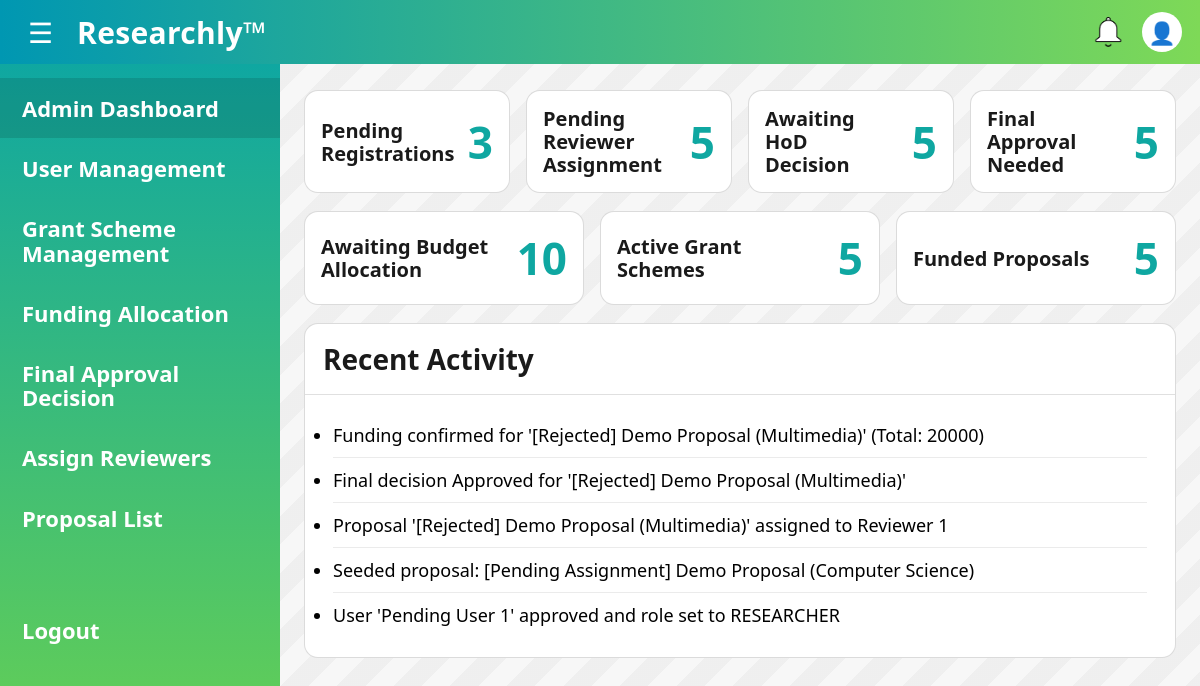
The app's page /admin/dashboard (signed in) with its own data.
### main.py (models this page shows)
class ActivityLog(db.Model):
    __tablename__ = "activity_log"
    activity_id = db.Column(db.String, primary_key=True)
    created_at = db.Column(db.DateTime, nullable=False, default=datetime.utcnow)
    actor_user_id = db.Column(db.String, nullable=True)
    proposal_id = db.Column(db.String, nullable=True)
    action = db.Column(db.String, nullable=False)
    message = db.Column(db.String, nullable=False)

### main.py (the view)
@app.route("/admin/dashboard")
@login_required
@admin_required
def admin_dashboard():
    pending_registrations = UserProfile.query.filter_by(account_status="PENDING").count()
    active_users = UserProfile.query.filter_by(account_status="ACTIVE").count()
    deactivated_users = UserProfile.query.filter_by(account_status="DEACTIVATED").count()
    proposals = Proposal.query.all()
    pending_reviewer_assignment = 0
    awaiting_hod_decision = 0
    final_approval_needed = 0
    awaiting_budget_allocation = 0
    funded_proposals = 0
    for p in proposals:
        st = compute_proposal_display_status(p)
        if st == "Pending Assignment":
            pending_reviewer_assignment += 1
        elif st == "Pending Endorsement":
            awaiting_hod_decision += 1
        elif st == "Pending Approval":
            final_approval_needed += 1
        elif st == "Funded":
            funded_proposals += 1
    pending_funding_q = (
        db.session.query(Proposal.proposal_id)
        .join(FinalDecision, FinalDecision.proposal_id == Proposal.proposal_id)
        .filter(db.func.upper(FinalDecision.decision) == "APPROVED")
        .join(GrantScheme, GrantScheme.scheme_id == Proposal.scheme_id)
        .outerjoin(Project, Project.proposal_id == Proposal.proposal_id)
        .outerjoin(FundingAllocation, FundingAllocation.project_id == Project.project_id)
        .filter(
            or_(
                FundingAllocation.allocation_id.is_(None),
                db.func.upper(FundingAllocation.allocation_status) != "CONFIRMED"
            )
        )
        .filter(db.func.upper(db.func.coalesce(Proposal.proposal_status, "")) != "FUNDED")
    )
    awaiting_budget_allocation = pending_funding_q.count()
    active_grant_schemes = GrantScheme.query.filter_by(scheme_status="OPEN").count()
    recent_activity_rows = (
        ActivityLog.query
        .order_by(ActivityLog.created_at.desc())
        .limit(5)
        .all()
    )
    recent_activity = [a.message for a in recent_activity_rows]
    return render_template(
        "admin_dashboard.html",
        prof=get_profile(current_user.id),
        pending_registrations=pending_registrations,
        pending_reviewer_assignment=pending_reviewer_assignment,
        awaiting_hod_decision=awaiting_hod_decision,
        final_approval_needed=final_approval_needed,
        awaiting_budget_allocation=awaiting_budget_allocation,
        active_grant_schemes=active_grant_schemes,
        funded_proposals=funded_proposals,
        recent_activity=recent_activity,
        pending_count=pending_registrations,
        active_count=active_users,
        deactivated_count=deactivated_users,
    )

### main.py (called while the page is built)
@login_manager.user_loader
def load_user(user_id):
    return User.query.get(user_id)

def get_profile(user_id: str):
    return UserProfile.query.filter_by(user_id=user_id).first()

def is_admin_user(user: User) -> bool:
    prof = get_profile(user.id)
    return bool(prof and prof.account_status == "ACTIVE" and prof.role == "ADMIN")

def admin_required(fn):
    @wraps(fn)
    def wrapper(*args, **kwargs):
        if not current_user.is_authenticated:
            return login_manager.unauthorized()
        if not is_admin_user(current_user):
            abort(403)
        return fn(*args, **kwargs)
    return wrapper

@app.context_processor
def inject_profile():
    if current_user.is_authenticated:
        return {"prof": get_profile(current_user.id)}
    return {"prof": None}

### templates/admin_dashboard.html (shortened to what this page needs)
<!DOCTYPE html>
<html lang="en">
<head>
  <link rel="stylesheet" href="{{ url_for('static', filename='css/admin_dashboard.css') }}">
  <link rel="stylesheet" href="{{ url_for('static', filename='css/colors.css') }}">
</head>
<body>
  <header class="topbar">
    <div class="left">
      <button class="hamburger" type="button" aria-label="Menu" id="hamburger">&#9776;</button>
      <div class="brand">Researchly™</div>
    </div>
    <div class="icons">
      <span class="icon bell" title="Notifications"></span>
      <a href="{{ url_for('view_profile') }}" class="icon user" title="Profile">
        {% if prof and prof.profile_picture %}
          <img class="top-avatar"
               src="{{ url_for('static', filename='uploads/' ~ prof.profile_picture) }}"
               alt="Profile">
        {% else %}
          <span class="fallback-user">👤</span>
        {% endif %}
      </a>
    </div>
  </header>
  <main class="layout" id="layout">
    <aside class="sidebar" id="sidebar">
      <a class="side-link active" href="{{ url_for('admin_dashboard') }}">Admin Dashboard</a>
      <a class="side-link" href="{{ url_for('admin_users', status='PENDING') }}">User Management</a>
      <a class="side-link" href="{{ url_for('admin_grants') }}">Grant Scheme<br/>Management</a>
      <a class="side-link" href="{{ url_for('admin_funding_list', dept='ALL') }}">Funding Allocation</a>
      <a class="side-link" href="{{ url_for('admin_final_approval_list', dept='ALL') }}">Final Approval<br/>Decision</a>
      <a class="side-link" href="{{ url_for('admin_assign_reviewers', dept='ALL') }}">Assign Reviewers</a>
      <a class="side-link" href="{{ url_for('admin_proposal_list') }}">Proposal List</a>
      <div class="side-spacer"></div>
      <a class="side-link logout" href="{{ url_for('logout') }}">Logout</a>
    </aside>
    <section class="content">
      <div class="page-wrap">
        <div class="tiles-grid top">
          <a class="tile" href="{{ url_for('admin_users', status='PENDING') }}">
            <div class="tile-title">Pending<br>Registrations</div>
            <div class="tile-num">{{ pending_registrations }}</div>
          </a>
          <a class="tile" href="{{ url_for('admin_assign_reviewers', dept='ALL') }}">
            <div class="tile-title">Pending Reviewer<br>Assignment</div>
            <div class="tile-num">{{ pending_reviewer_assignment }}</div>
          </a>
          <a class="tile" href="#">
            <div class="tile-title">Awaiting HoD<br>Decision</div>
            <div class="tile-num">{{ awaiting_hod_decision }}</div>
          </a>
          <a class="tile" href="{{ url_for('admin_final_approval_list', dept='ALL') }}">
            <div class="tile-title">Final Approval<br>Needed</div>
            <div class="tile-num">{{ final_approval_needed }}</div>
          </a>
        </div>
        <div class="tiles-grid bottom">
          <a class="tile" href="{{ url_for('admin_funding_list', dept='ALL') }}">
            <div class="tile-title">Awaiting Budget<br>Allocation</div>
            <div class="tile-num">{{ awaiting_budget_allocation }}</div>
          </a>
          <a class="tile" href="{{ url_for('admin_grants') }}">
            <div class="tile-title">Active Grant Schemes</div>
            <div class="tile-num">{{ active_grant_schemes }}</div>
          </a>
          <a class="tile" href="{{ url_for('admin_proposal_list', status='Funded') }}">
            <div class="tile-title">Funded Proposals</div>
            <div class="tile-num">{{ funded_proposals }}</div>
          </a>
        </div>
        <div class="activity-card">
          <div class="activity-head">Recent Activity</div>
          <ul class="activity-list">
            {% if recent_activity and recent_activity|length > 0 %}
              {% for item in recent_activity %}
                <li>{{ item }}</li>
              {% endfor %}
            {% else %}
              <li class="muted-li">No recent activity yet.</li>
            {% endif %}
          </ul>
        </div>
      </div>
    </section>
  </main>
</body>
</html>

### static/css/admin_dashboard.css (style rules this page uses)
html, body { height: 100%; }
body { margin: 0; overflow: hidden; background: #f7f7f7; }
.topbar { position: sticky; top: 0; z-index: 1000; }
.layout { height: calc(100vh - 64px); overflow: hidden; display: grid; grid-template-columns: 280px 1fr; transition: grid-template-columns 0.3s ease; }
.sidebar { height: 100%; overflow-y: auto; }
.content { height: 100%; overflow-y: auto; padding: 22px 24px 40px; }
.content, .sidebar { -webkit-overflow-scrolling: touch; }
* { box-sizing: border-box; font-family: "Segoe UI", Arial, sans-serif; }
body { margin: 0; min-height: 100vh; background: #f7f7f7; }
.topbar { height: 64px; padding: 0 18px; display: flex; align-items: center; justify-content: space-between; background: linear-gradient(90deg, var(--accent-2), var(--accent-1)); color: #fff; }
.topbar .left { display: flex; align-items: center; gap: 14px; }
.hamburger { border: none; background: transparent; color: #fff; font-size: 28px; cursor: pointer; padding: 6px 10px; border-radius: 10px; }
.brand { font-size: 30px; font-weight: 800; letter-spacing: 0.3px; }
.icons { display: flex; gap: 14px; align-items: center; }
.icon { width: 40px; height: 40px; display: inline-block; position: relative; }
.icon.bell { background-image: url('../img/white_bell.png'); background-size: contain; background-repeat: no-repeat; background-position: center; }
.icon.user { width: 40px; height: 40px; border-radius: 50%; overflow: hidden; display: inline-flex; align-items: center; justify-content: center; background: #fff; text-decoration: none; flex: 0 0 40px; }
.icon.user .fallback-user { font-size: 22px; line-height: 1; }
a.icon { text-decoration: none; color: inherit; }
.layout { display: grid; grid-template-columns: 280px 1fr; min-height: calc(100vh - 64px); transition: grid-template-columns 0.3s ease; }
.sidebar { background: linear-gradient(180deg, #0fa7a1, #6bd24f); padding: 14px 0; color: #fff; transition: transform 0.3s ease, width 0.3s ease; width: 280px; }
.side-link { display: block; padding: 18px 22px; color: #fff; text-decoration: none; font-weight: 700; font-size: 22px; line-height: 1.1; white-space: nowrap; }
.side-link.active { background: rgba(0,0,0,0.12); }
.side-spacer { height: 40px; }
.side-link.logout { margin-top: 12px; }
.content { padding: 26px 24px 40px; background: repeating-linear-gradient( 135deg, rgba(0,0,0,0.03) 0, rgba(0,0,0,0.03) 20px, rgba(255,255,255,0.0) 20px, rgba(255,255,255,0.0) 40px ); }
.page-wrap { max-width: 1200px; margin: 0 auto; }
.tiles-grid { display: grid; gap: 16px; margin-bottom: 18px; }
.tiles-grid.top { grid-template-columns: repeat(4, 1fr); }
.tiles-grid.bottom { grid-template-columns: repeat(3, 1fr); }
.tile { background: #fff; border-radius: 14px; border: 1px solid rgba(0,0,0,0.14); padding: 16px 16px; text-decoration: none; color: inherit; display: flex; justify-content: space-between; align-items: center; min-height: 86px; }
.tile-title { font-weight: 800; font-size: 20px; line-height: 1.15; color: #1a1a1a; }
.tile-num { font-weight: 900; font-size: 44px; color: #0fa7a1; padding-left: 12px; }
.activity-card { background: #fff; border-radius: 14px; border: 1px solid rgba(0,0,0,0.14); overflow: hidden; }
.activity-head { padding: 16px 18px; font-weight: 900; font-size: 28px; color: #1a1a1a; border-bottom: 1px solid rgba(0,0,0,0.12); }
.activity-list { list-style: disc; padding: 18px 28px 20px; margin: 0; }
.activity-list li { padding: 10px 0; font-size: 18px; border-bottom: 1px solid rgba(0,0,0,0.08); }
.activity-list li:last-child { border-bottom: none; }

### static/css/colors.css (style rules this page uses)
:root { --accent-1: #7ed957; --accent-2: #0097b2; --font-1: #28a5a8; }

### records on screen
ActivityLog: message "Funding confirmed for '[Rejected] Demo Proposal (Multimedia)' (Total: 20000)"
ActivityLog: message "Final decision Approved for '[Rejected] Demo Proposal (Multimedia)'"
ActivityLog: message "Proposal '[Rejected] Demo Proposal (Multimedia)' assigned to Reviewer 1"
ActivityLog: message "Seeded proposal: [Pending Assignment] Demo Proposal (Computer Science)"
ActivityLog: message "User 'Pending User 1' approved and role set to RESEARCHER"

### other values on screen
{{ pending_registrations }} "3"
{{ pending_reviewer_assignment }} "5"
{{ awaiting_hod_decision }} "5"
{{ final_approval_needed }} "5"
{{ awaiting_budget_allocation }} "10"
{{ active_grant_schemes }} "5"
{{ funded_proposals }} "5"
